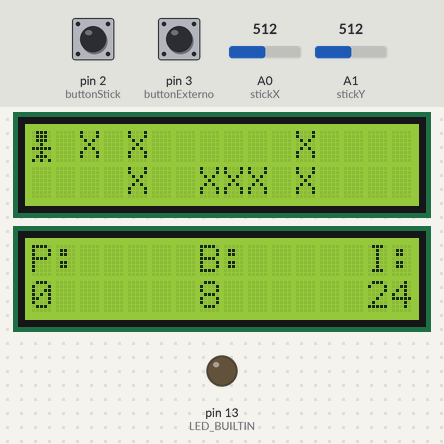
The sketch below on a simulated Arduino Uno, built with avr-gcc and run on an emulated ATmega328P. On the bench: 2 × 16×2 character LCD, output pins drawn as LEDs (lit = HIGH). Inputs (shaded band) come from the test bench; at power-on: A0 (stickX) = 512, pin 3 (buttonExterno) LOW, A1 (stickY) = 512, pin 2 (buttonStick) HIGH. Random numbers use the default seed unless the sketch sets one; what the sketch prints to the serial monitor is not drawn.

Above: at 1.5 s.
1.6 s: A0 (stickX) set to 542
3.1 s: A0 (stickX) set to 558
At 3.48 s:
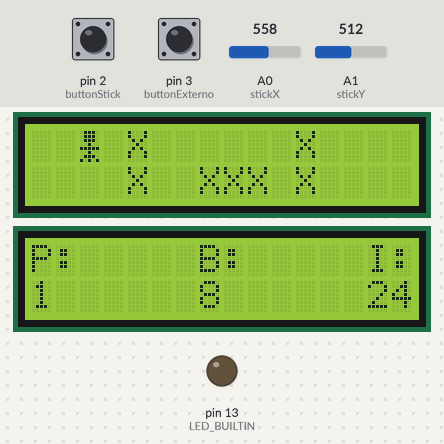
5.6 s: pin 3 (buttonExterno) pulled HIGH for 0.15 s
At 7.9 s:
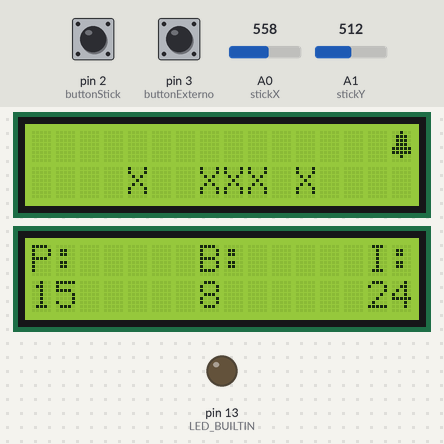
8.1 s: A1 (stickY) set to 534
9.6 s: A1 (stickY) set to 560
At 10.2 s:
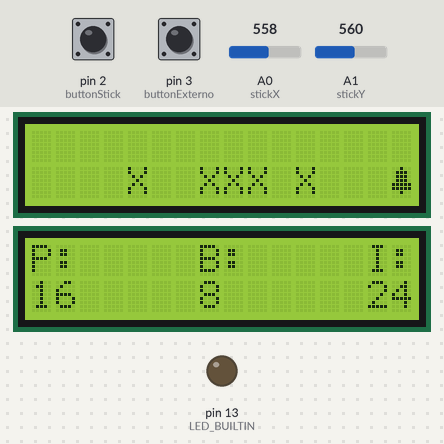
11.3 s: A0 (stickX) set to 466
12.8 s: A0 (stickX) set to 431
At 13.7 s:
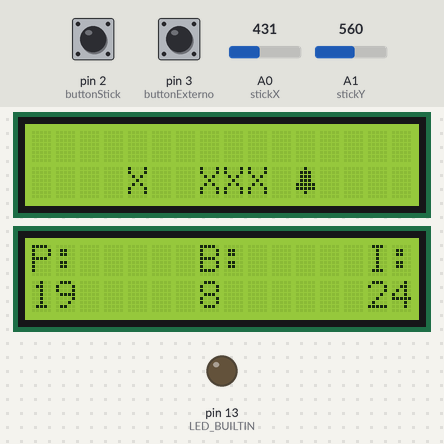
Timing chart, 0 to 15.8 s (numbered marks = the images above; inputs shaded):
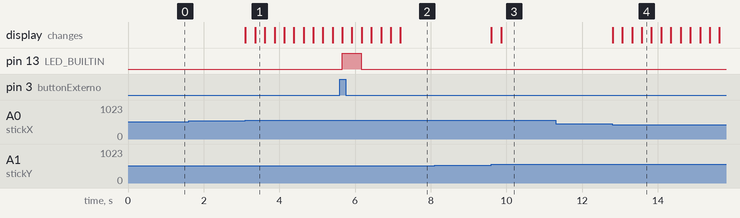

Measured:
- the behaviour switches between 550 and 551 on A0 (stickX) (found by bisection; images 0 and 1)
- the behaviour switches between 550 and 551 on A1 (stickY) (found by bisection; images 2 and 3)
- the behaviour switches between 450 and 449 on A0 (stickX) (found by bisection; images 3 and 4)
- after the input at 1.6 s, every drawn part: stays the same
- after the input at 3.1 s, the display: first changes at once (image 1 shows a later state)
- after the input at 5.6 s, pin 13 (LED_BUILTIN): LOW → HIGH after 0.06 s, → LOW 0.51 s later
- after the input at 8.1 s, every drawn part: stays the same
- after the input at 9.6 s, the display: first changes at once (image 3 shows a later state)
- after the input at 11.3 s, every drawn part: stays the same
- after the input at 12.8 s, the display: first changes at once (image 4 shows a later state)

The sketch:

LibSimbolos.ino
```cpp
byte sym_bell[8] = {
    B00100,
    B01110,
    B01110,
    B01110,
    B11111,
    B11111,
    B00100,
    B00000};
byte sym_hearth[8] = {
    B00000,
    B01010,
    B11111,
    B11111,
    B01110,
    B00100,
    B00000,
    B00000};
byte sym_square[8] = {
    B11111,
    B11111,
    B11111,
    B11111,
    B11111,
    B11111,
    B11111,
    B11111};
byte sym_human[8] = {
    B01110,
    B01110,
    B01110,
    B00100,
    B11111,
    B00100,
    B01110,
    B10101};
```

Main.ino
```cpp
#include <Wire.h>
#include <LiquidCrystal_I2C.h>

//tamaño de la pantalla
#define TAMX 16
#define TAMY 2

//inicializar las pantallas con direcciones distintas (fisicamente tienen que tener direcciones distintas)

LiquidCrystal_I2C lcd(0x27, 16, 2);
LiquidCrystal_I2C lcdSec(0x26, 16, 2);

//entradas analogicas de los ejes del stick
int stickX = A0;
int stickY = A1;

//valores de las entradas del stick
int valStickX = 0;
int valStickY = 0;

//coordenada actual del personaje
int coorX = 0;
int coorY = 0;

//coordenada anterior del personaje
int coorXOld = 0;
int coorYOld = 0;

//boton del sitck y su estado
int buttonStick = 2;
bool buttonStickState = 0;

//boton externo y su estado
int buttonExterno = 3;
int buttonExternoState = 0;

//tiempo que tarda en hacer un desplazamiento el personaje
int despTime = 250;

//cantidad de pasos que da el personaje
int pasos = 0;

//simbolo actual que representa el personaje
int symActual = 0;
//cantidad de simbolos disponibles
int symCantidad = 4;
//bloqueo para cuando se pise el boton, solo se cambie de personaje una vez
bool symBloqueo = false;

//cantidad de bombas
int bombas = 0;
//cantidad de intentos
int intentos = 0;
bool bomBloqueo = false;

//coordenadas de las bombas
int coorBombas[TAMX][TAMY];


void setup()
{
    randomSeed(analogRead(2));
    pinMode(buttonStick, INPUT);
    pinMode(LED_BUILTIN, OUTPUT);

	lcd.init();
    lcd.backlight();
    lcd.createChar(0, sym_bell);
    lcd.createChar(1, sym_hearth);
    lcd.createChar(2, sym_square);
    lcd.createChar(3, sym_human);
    lcd.home();
    //lcd.write(byte(0));

    lcdSec.init();
    lcdSec.backlight();
    lcdSec.print("P:");
    lcdSec.setCursor(7,0);
    lcdSec.print("B:");
    lcdSec.setCursor(14,0);
    lcdSec.print("I:");

    bombas = random(5,10);
    intentos = random(15,25);

    posicionarBombas();

    lcdSec.setCursor(0,1);
    lcdSec.print(0);
    lcdSec.setCursor(7,1);
    lcdSec.print(bombas);
    lcdSec.setCursor(14,1);
    lcdSec.print(intentos);

    lcd.setCursor(0,0);
    symActual = 3;
    lcd.write(symboloActual());

}

void (* reiniciar)(void) = 0;

void loop()
{

    if(intentos >= bombas){
        miPrograma();
    }
    else{
        lcd.setCursor(0,0);
        lcd.print("  HAS  PERDIDO  ");
        delay(5000);
        reiniciar();
    }

    if(bombas == 0){
        lcd.setCursor(0,0);
        lcd.print("  HAS  GANADO  ");
        delay(5000);
        reiniciar();
    }


}

void miPrograma(){
    valStickX = analogRead(stickX);
    valStickY = analogRead(stickY);
    buttonStickState = !digitalRead(buttonStick);
    buttonExternoState = digitalRead(buttonExterno);

    cambiarSym(buttonExternoState);
    mirarMina(buttonStickState);

    if(valStickX < 450){
        moverIzquierda();
    }
    if(valStickX > 550){
        moverDerecha();
    }
    if(valStickY < 450){
        moverArriba();
    }
    if(valStickY > 550){
        moverAbajo();
    }
}

void posicionarBombas(){
    Serial.begin(19200);
    Serial.println("-----------------");
    int tempX = 0;
    int tempY = 0;
    int bombasInicial = bombas;
    for(int i = 0; i < bombasInicial; i++){
        tempX = random(16);
        tempY = random(2);


        if((tempX == 0 && tempY == 0) || coorBombas[tempX][tempY] == 1){
            bombas--;
        }else{
            coorBombas[tempX][tempY] = 1;
            lcd.setCursor(tempX, tempY);
            lcd.print("X");
        }


        Serial.print("X de la bomba: ");
        Serial.println(tempX);
        Serial.print("Y de la bomba: ");
        Serial.println(tempY);

    }
}

void mirarMina(int botonMirar){

    if(botonMirar == 1){

        if(!bomBloqueo){
            bomBloqueo = true;
            intentos--;
            lcdSec.setCursor(14,1);
            lcdSec.print("  ");
            lcdSec.setCursor(14,1);
            lcdSec.print(intentos);

            if(coorBombas[coorX][coorY] == 1){
                bombas--;
                lcdSec.setCursor(7,1);
                lcdSec.print(bombas);
                coorBombas[coorX][coorY] = 0;
            }

        }

    }else{
        bomBloqueo = false;
    }

}

void cambiarSym(int botonCambio){
    if(botonCambio == 1){
        digitalWrite(LED_BUILTIN, 1);
        if(!symBloqueo){
            symBloqueo = true;

            symActual = (symActual+1)%symCantidad;
            escribirChar();
        }
    }else{
        symBloqueo = false;
        digitalWrite(LED_BUILTIN, 0);
    }
}

byte symboloActual(){
    return byte(symActual);
}

void escribirChar(){
        borrarChar();
        lcd.setCursor(coorX,coorY);
        lcd.write(symboloActual());

        delay(despTime);
}

void borrarChar(){
    lcd.setCursor(coorXOld,coorYOld);
    lcd.print(" ");
}
void moverArriba(){
    if(puedeMoverArriba()){
        mover(0);
    }
}
void moverDerecha(){
    if(puedeMoverDerecha()){
        mover(1);
    }
}
void moverAbajo(){
    if(puedeMoverAbajo()){
        mover(2);
    }
}
void moverIzquierda(){
    if(puedeMoverIzquierda()){
        mover(3);
    }
}

void mover(int direccion){

    guardarCoorAnterior();

    switch(direccion){
        case 0:
        coorY -= 1;
            break;

        case 1:
        coorX += 1;
            break;

        case 2:
        coorY += 1;
            break;

        case 3:
        coorX -= 1;
            break;
    }
    escribirChar();
    darPaso();
}

void darPaso(){
    pasos++;
    lcdSec.setCursor(0,1);
    lcdSec.print(pasos);
}

bool puedeMoverIzquierda(){
    if(coorX - 1 >= 0){
        return true;
    }else{
        return false;
    }
}

bool puedeMoverDerecha(){
    if(coorX + 1 < TAMX){
        return true;
    }else{
        return false;
    }
}

bool puedeMoverArriba(){
    if(coorY - 1 >= 0){
        return true;
    }else{
        return false;
    }
}

bool puedeMoverAbajo(){
    if(coorY + 1 < TAMY){
        return true;
    }else{
        return false;
    }
}

void guardarCoorAnterior(){
    coorXOld = coorX;
    coorYOld = coorY;
}
```
